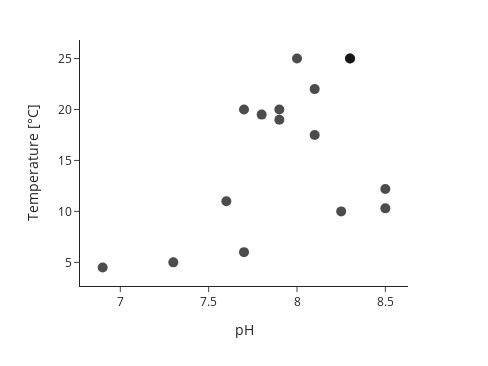

The notebook cell this image was saved under:
### Code cell
speciation.scatterplot('pH', 'Temperature')

### Figure 1 — Plotly figure (JSON) as saved in the notebook; plotly's stock layout.template omitted (floating-point values rounded to 4 significant figures)
{"data": [{"customdata": [["Below Salt Banks", "", "Temperature", "Temperature"], ["Above Salt Banks", "", "Temperature", "Temperature"], ["Verde River", "", "Temperature", "Temperature"], ["Genung Springs", "", "Temperature", "Temperature"], ["Spring Creek", "", "Temperature", "Temperature"], ["Wet Beaver Creek 1", "", "Temperature", "Temperature"], ["Wet Beaver Creek 2", "", "Temperature", "Temperature"], ["West Clear Creek", "", "Temperature", "Temperature"], ["Verde River near Clarkdale", "", "Temperature", "Temperature"], ["Verde River below Camp Verde", "", "Temperature", "Temperature"], ["Sycamore Creek", "", "Temperature", "Temperature"], ["Oak Creek", "", "Temperature", "Temperature"], ["Granite Creek", "", "Temperature", "Temperature"], ["Dry Beaver Creek", "", "Temperature", "Temperature"], ["Agua Fria River", "", "Temperature", "Temperature"], ["Ash Creek", "", "Temperature", "Temperature"]], "hovertemplate": "%{customdata[0]}<br>pH: %{x} <br>Temperature [°C]: %{y}<br>%{customdata[1]}", "legendgroup": "Temperature", "marker": {"color": "#000000", "opacity": 0.7, "size": 10, "symbol": "circle"}, "mode": "markers", "name": "Temperature", "orientation": "v", "showlegend": true, "type": "scatter", "x": [8.3, 8.3, 8.0, 7.7, 7.9, 7.7, 8.1, 7.6, 8.25, 8.1, 7.9, 7.3, 7.8, 6.9, 8.5, 8.5], "xaxis": "x", "y": [25.0, 25.0, 25.0, 20.0, 19.0, 6.0, 17.5, 11.0, 10.0, 22.0, 20.0, 5.0, 19.5, 4.5, 10.3, 12.2], "yaxis": "y"}], "layout": {"height": 366, "legend": {"title": {}, "tracegroupgap": 0}, "margin": {"t": 40}, "showlegend": false, "title": {"x": 0.5, "xanchor": "center"}, "width": 488, "xaxis": {"anchor": "y", "autorange": true, "domain": [0, 1], "exponentformat": "E", "range": [6.772, 8.628], "title": {"text": "pH"}, "type": "linear"}, "yaxis": {"anchor": "x", "autorange": true, "domain": [0, 1], "exponentformat": "E", "range": [2.68, 26.82], "title": {"text": "Temperature [°C]"}, "type": "linear"}}}
